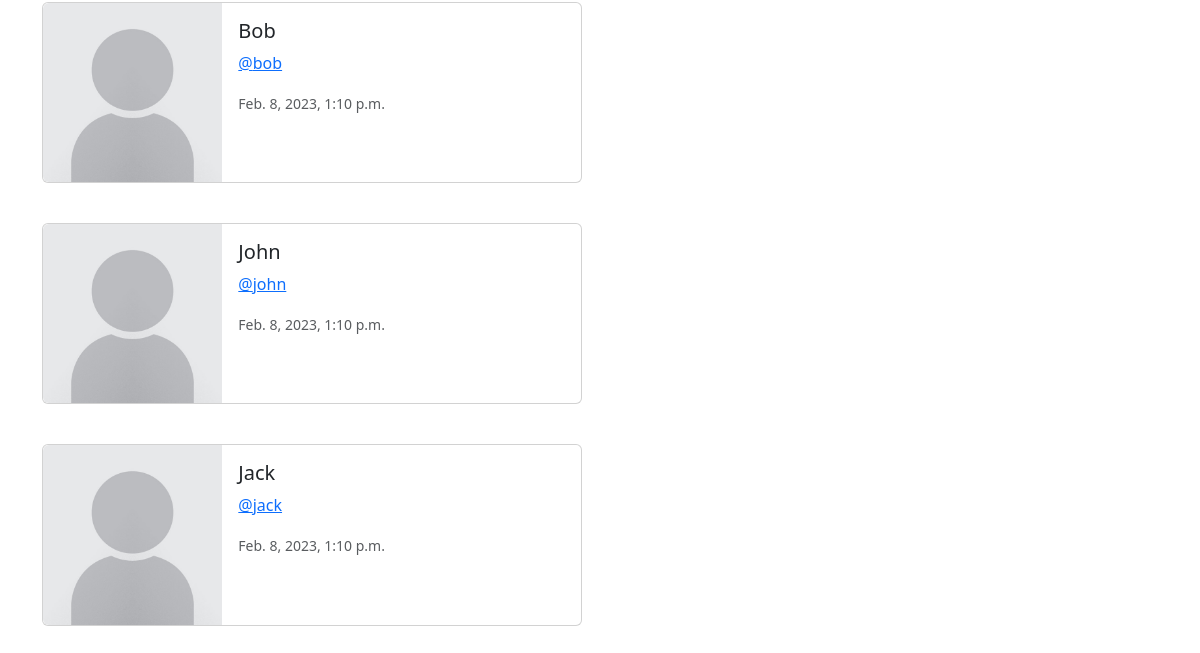
Before: /profile_list (signed in, lower part) with the older database file.
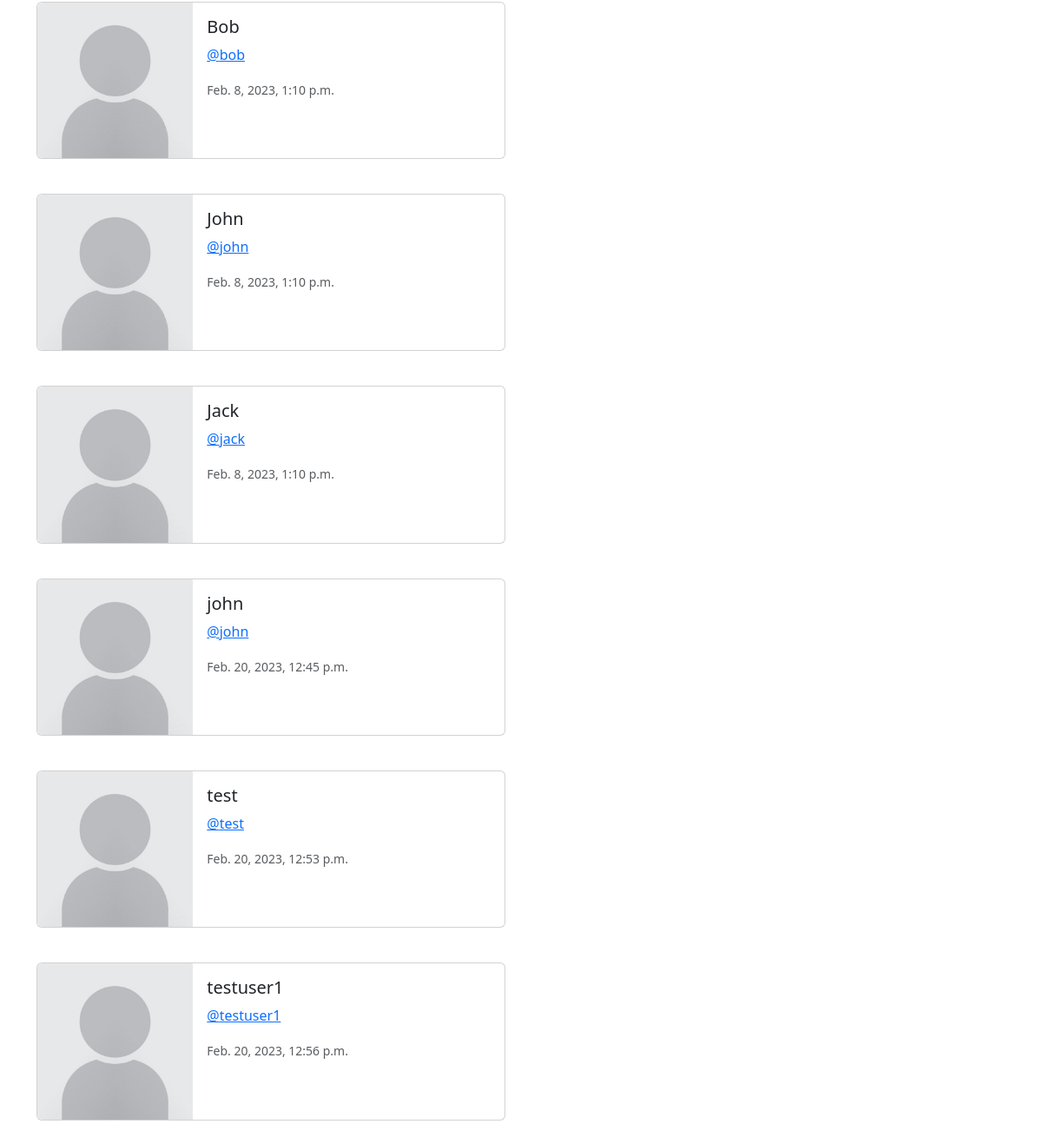
After: the same page with the newer database file.
### social/models.py (models this page shows, shortened)
class Profile(models.Model):
    user = models.OneToOneField(User, on_delete=models.CASCADE)
    follows = models.ManyToManyField('self', symmetrical=False, blank=True, related_name='followed_by')
    last_updated = models.DateTimeField(User, auto_now=True)

### social/views.py (the view)
# urls.py: path('profile_list', views.profile_list, name='profile_list'),
def profile_list(request):
    if request.user.is_authenticated:
        profiles = Profile.objects.exclude(user=request.user)
        return render(request, 'profile_list.html', {'profiles':profiles})
    else:
        messages.info(request, 'You must be logged in')
        return redirect('home')

### templates/profile_list.html (shortened to what this page needs)
{% extends 'base.html' %}
{% load static %}
{% block content %}
{% if profiles %}
    {% for profile in profiles %}
    <div class="card mb-3" style="max-width: 540px;">
        <div class="row g-0">
          <div class="col-md-4">
            <img src="{% static 'img/default-user.png' %}" class="img-fluid rounded-start" alt="...">
          </div>
          <div class="col-md-8">
            <div class="card-body">
              <h5 class="card-title">{{profile.user.username}}</h5>
              <p class="card-text"><a href="{% url 'profile' profile.user.id %}">@{{profile.user.username|lower}}</a></p>
              <p class="card-text"><small class="text-muted">{{profile.last_updated}}</small></p>
            </div>
          </div>
        </div>
      </div>
    <br>
    {% endfor %}
{% endif %}
{% endblock %}

Changed rows visible on the page:
added Profile: user.username "john", last_updated "Feb. 20, 2023, 12:45 p.m."
added Profile: user.username "test", last_updated "Feb. 20, 2023, 12:53 p.m."
added Profile: user.username "testuser1", last_updated "Feb. 20, 2023, 12:56 p.m."
